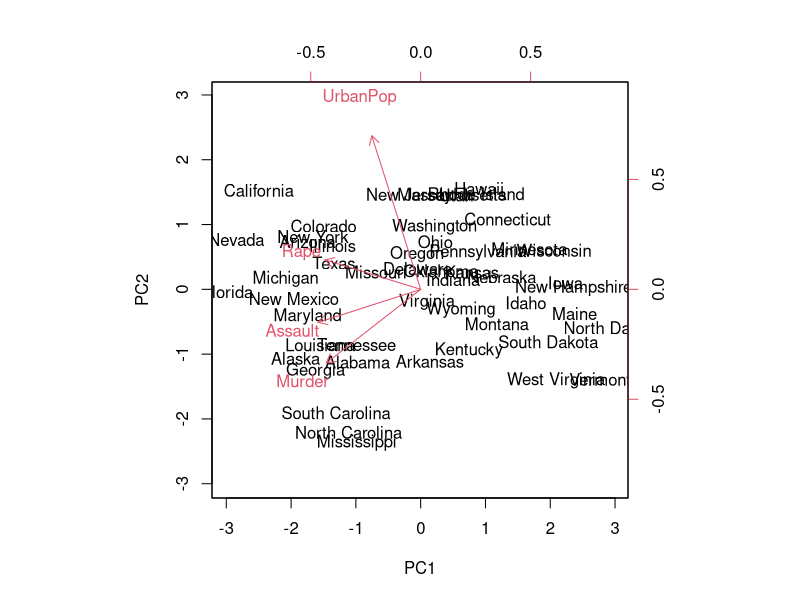
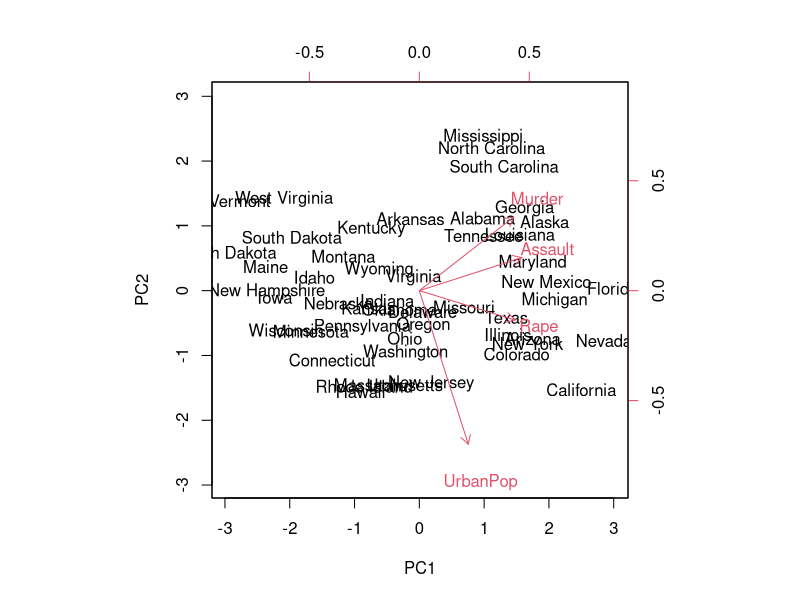
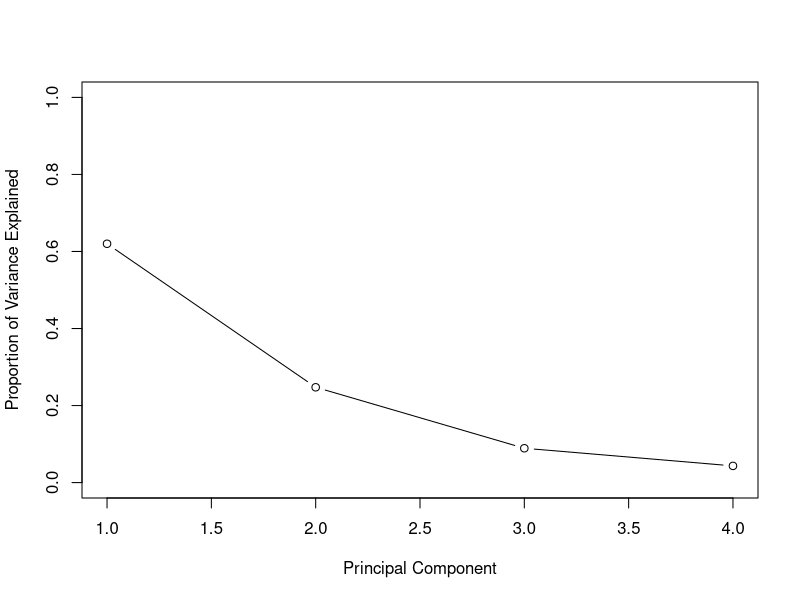
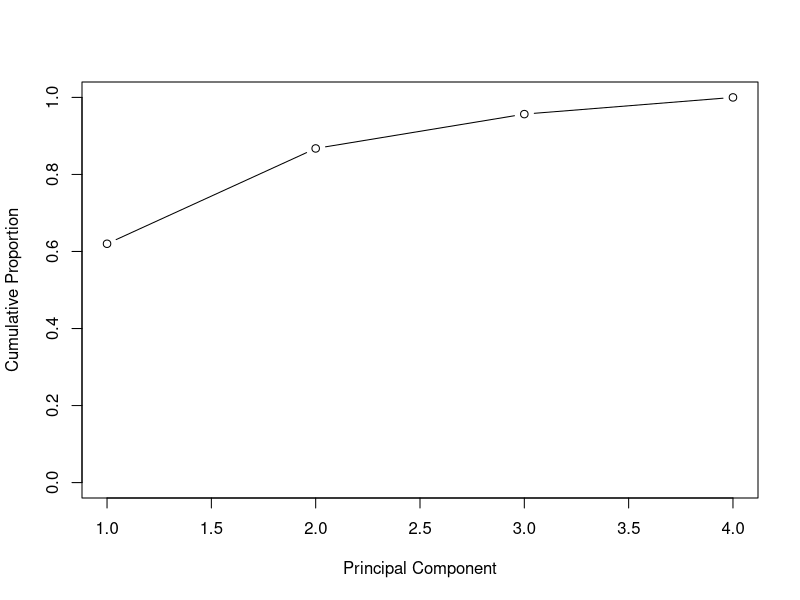
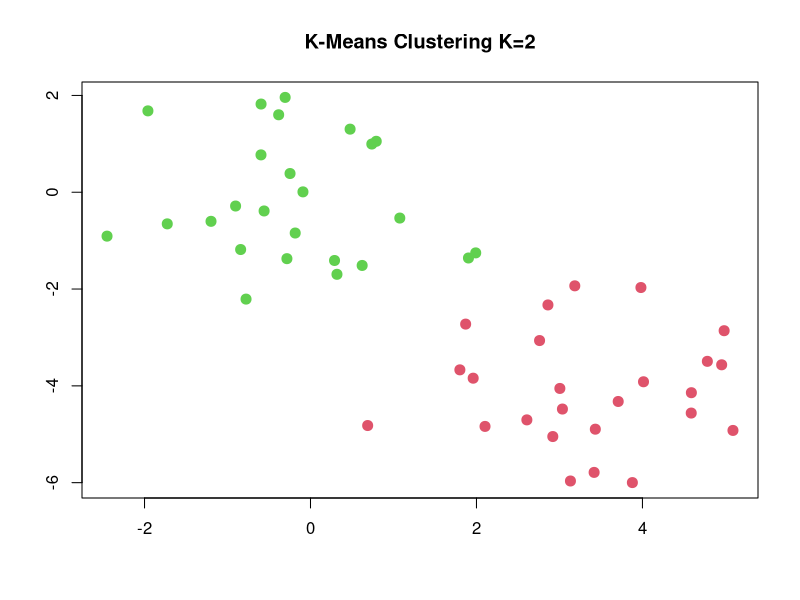
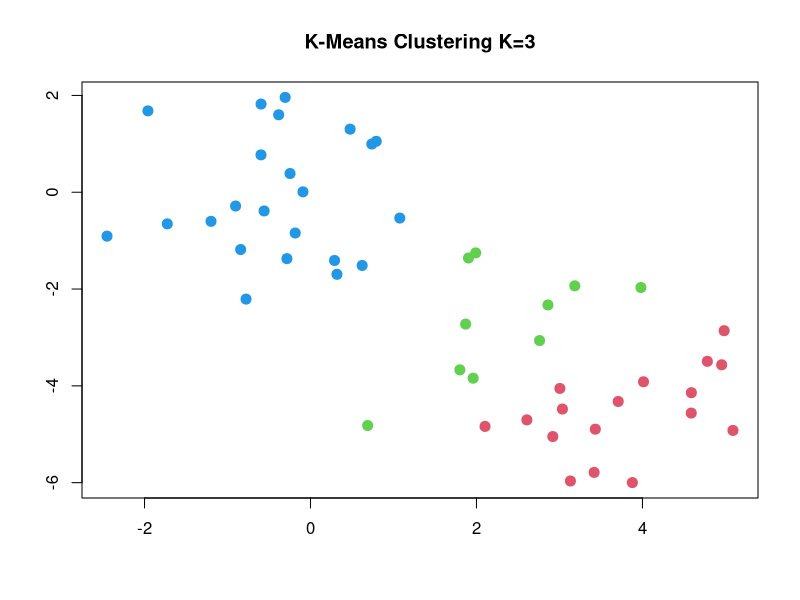
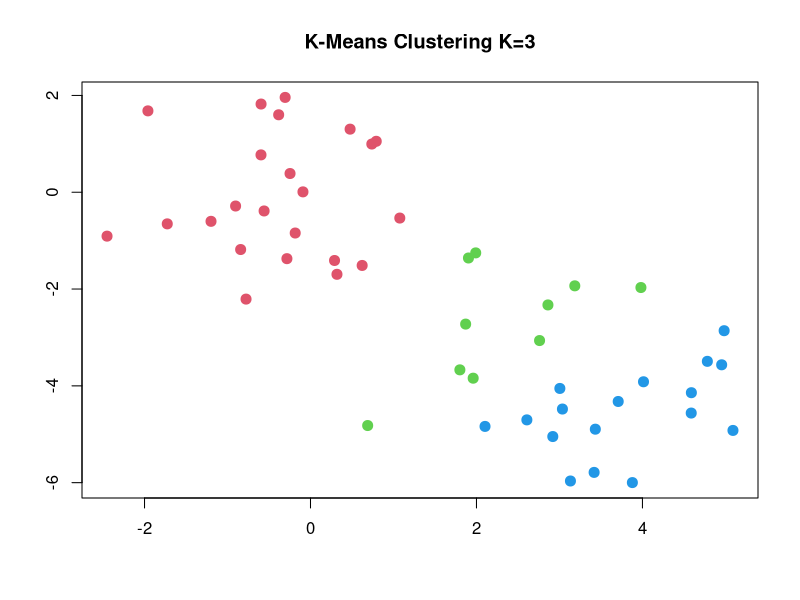
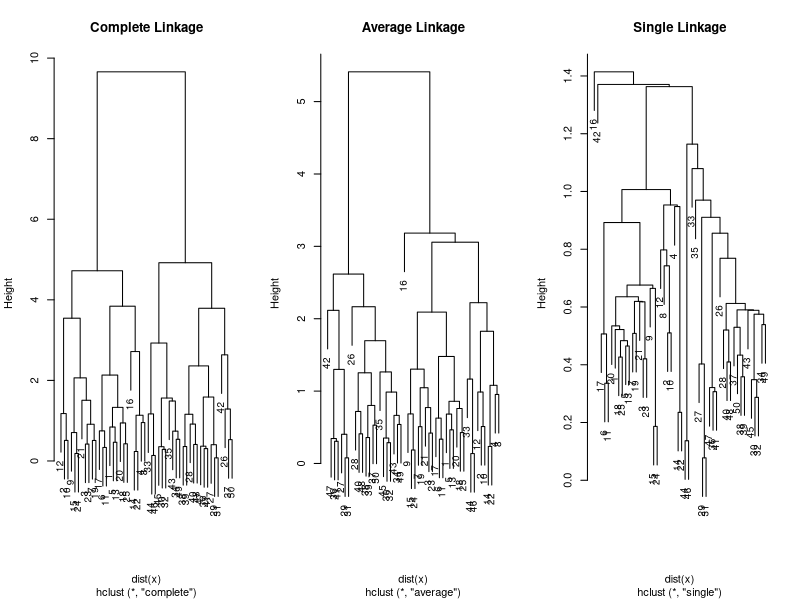

These figures' R source, in order:
#PCA Explination

states=row.names(USArrests)
states

names(USArrests)

apply(USArrests,2,mean)

apply(USArrests,2,var)

pr.out=prcomp(USArrests,scale=TRUE)

names(pr.out)

pr.out$center
pr.out$scale

pr.out$rotation

dim(pr.out$x)

biplot(pr.out,scale=0)

pr.out$rotation=-pr.out$rotation
pr.out$x=-pr.out$x
biplot(pr.out,scale=0)

pr.out$sdev
pr.var=pr.out$sdev^2
pr.var

pve=pr.var/sum(pr.var)
pve

plot(pve,xlab="Principal Component",ylab="Proportion of Variance Explained", ylim=c(0,1), type='b')
plot(cumsum(pve),xlab="Principal Component",ylab="Cumulative Proportion",ylim=c(0,1),type='b')


#Cluster Explination

set.seed(2)
x=matrix(rnorm(50*2),ncol=2)
x[1:25,1]=x[1:25,1]+3
x[1:25,2]=x[1:25,2]-4

km.out=kmeans(x,2,nstart=20)
km.out$cluster

plot(x,col=(km.out$cluster+1),main="K-Means Clustering K=2",xlab="",ylab="",pch=20,cex=2)

set.seed(4)
km.out=kmeans(x,3,nstart=20)
km.out

set.seed(3)
km.out=kmeans(x,3,nstart=1)
km.out$tot.withins
plot(x,col=(km.out$cluster+1),main="K-Means Clustering K=3",xlab="",ylab="",pch=20,cex=2)
km.out=kmeans(x,3,nstart=20)
km.out$tot.withins
plot(x,col=(km.out$cluster+1),main="K-Means Clustering K=3",xlab="",ylab="",pch=20,cex=2)

#hierarchical

hc.complete=hclust(dist(x),method="complete")
hc.average=hclust(dist(x),method="average")
hc.single=hclust(dist(x),method="single")

par(mfrow=c(1,3))
plot(hc.complete,main="Complete Linkage",cex=.9)
plot(hc.average,main="Average Linkage",cex=.9)
plot(hc.single,main="Single Linkage",cex=.9)

cutree(hc.complete,2)
cutree(hc.average,2)
cutree(hc.single,2)

cutree(hc.single,4)

xsc=scale(x)
par(mfrow=c(1,1))
plot(hclust(dist(xsc),method="complete"),main="Hierarchical Clustering with Scaled")

x=matrix(rnorm(30*3),ncol=3)
dd=as.dist(1-cor(t(x)))
plot(hclust(dd,method="complete"),main="Complete Linkage with Correlation Distance")
